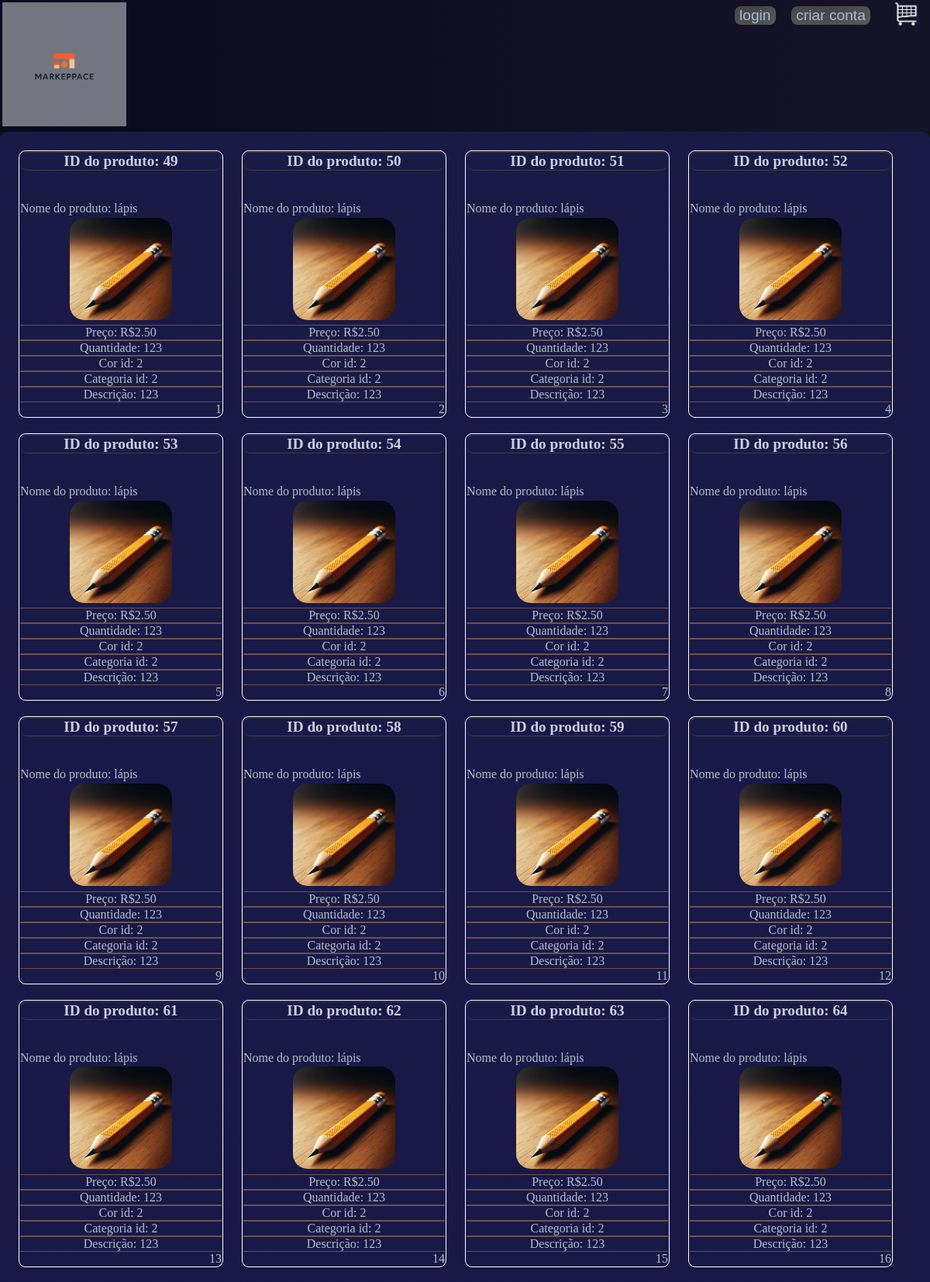
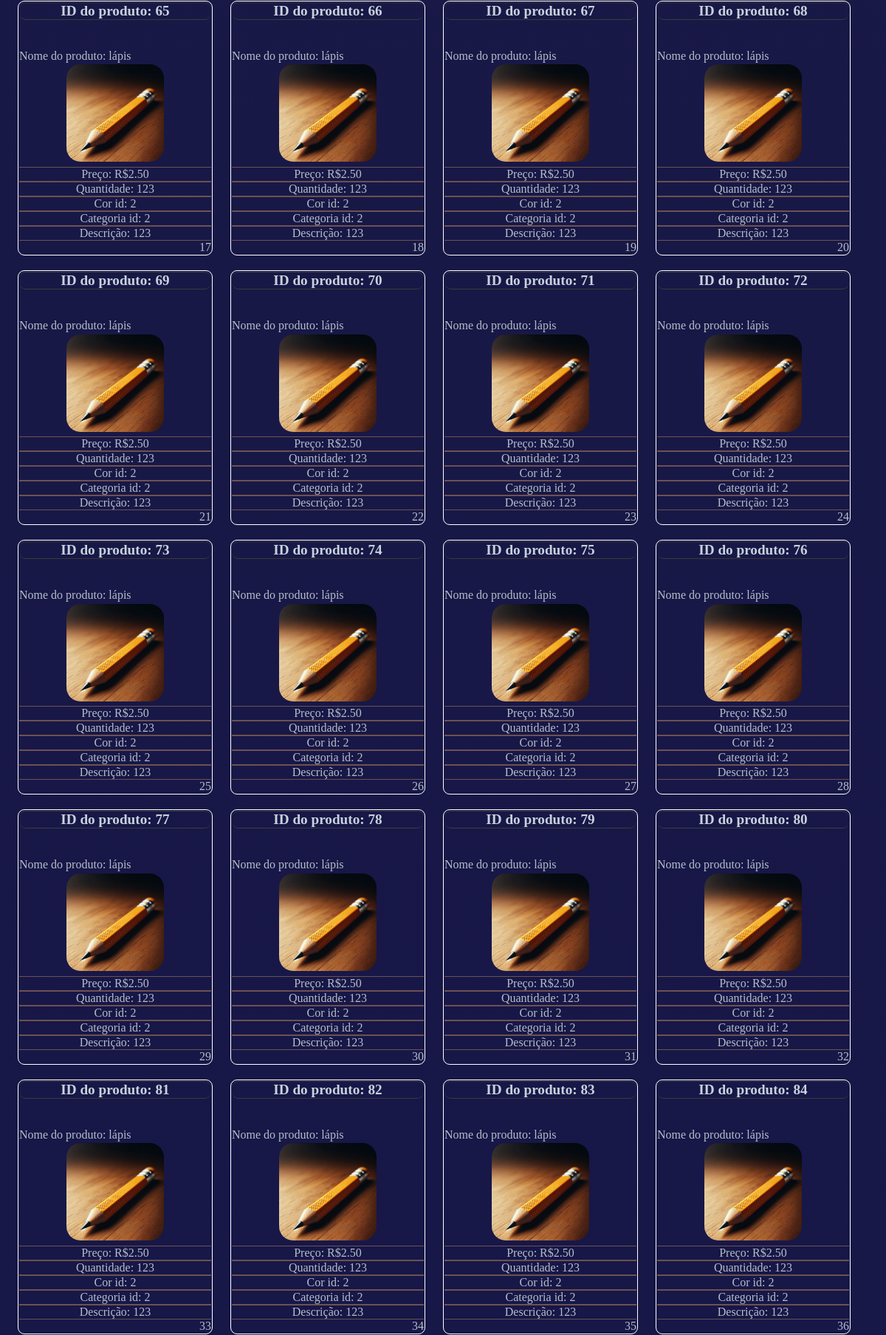
/cards.php (upper part), run on the app's committed database (2 pictures, top to bottom).
### tables this page shows
CREATE TABLE `produto` (
  `id_produto` int(11) NOT NULL,
  `nome_produto` varchar(80) NOT NULL,
  `preco_produto` decimal(10,2) NOT NULL,
  `quantidade_produto` varchar(100) NOT NULL,
  `fk_id_cores` int(11) DEFAULT NULL,
  `fk_id_categorias` int(11) DEFAULT NULL,
  `imagem` varchar(225) NOT NULL,
  `descricao` text NOT NULL
);

### cards.php (the view, shortened to what this page needs)
<!DOCTYPE html>
<html lang="pt-br">
<head>
    <link rel="stylesheet" href="css/style.css">
</head>
<body>
<header>
            <div class="menu">
                <div>
                <a href="index.php">
                    <li><img src="img/logo.png" class="imglogo" id="img1"></li>
                </a>
                </div>
    <div class="login">
    <?php
    if (empty($_SESSION['cpf'])) {
        echo "<button><a href='login.php'>login</a></button>";
    } else {
        echo "<li style='float: left;'><a href='sair.php' class='btn btn-danger me-5'><h3>Sair</h3></a></li>";
    }
    ?>
    <button><a href="criar_conta.php">criar conta</a></button>
        <div class="carrinho">
    <a href="carrinho.php">
        <img src="img/carrinho.png" alt="Google (Noto Color Emoji - Unicode 15.1)" id="img2">
    </a>
        </div>
</header>
<div class='cards'>
<?php
$n = 0;
include_once('config.php');
$sql = "SELECT * FROM produto";
$result = $conexao->query($sql);
if (mysqli_num_rows($result) >= 1){
    while($row = $result->fetch_assoc()) {
      echo "<section class='card'>";
      $n += 1;
      echo "<div> <h1 class='card_titulo'> ID do produto: " . $row["id_produto"] . "</h1></div>";
      echo "<div> Nome do produto: " . $row["nome_produto"] . "</div>";
      echo "<div> <center><img src='" . $row["imagem"] . "' alt='Imagem' class='img1'><br></center>" . "</div>";
      echo "<div class='card_texto'>  Preço: R$" . $row["preco_produto"] . "</div>";
      echo "<div class='card_texto'> Quantidade: " . $row["quantidade_produto"] . "</div>";
      echo "<div class='card_texto'> Cor id: " . $row["fk_id_cores"] . "</div>";
      echo "<div class='card_texto'> Categoria id: " . $row["fk_id_categorias"] . "</div>";
      echo "<div class='card_texto'> Descrição:  " . $row["descricao"]. "</div>";
      print_r("<div align='right'>$n</div>");
      echo "</section>";
    }
} else {
    echo "0 resultados";
}
?>
</div>
</body>
</html>

### css/style.css (style rules this page uses)
body, * { margin: 0; }
body { background-image: linear-gradient(to top, rgb(11, 10, 24), rgb(18, 18, 20)); color: rgb(180, 190, 200); }
h1, h2, h4, h6 { text-align: center; color: rgb(200, 210, 220); }
h1 { border-top: 1px solid rgb(60, 60, 60); border-bottom: 1px solid rgb(60, 60, 60); margin-bottom: 5vh; }
button { white-space: nowrap; cursor: pointer; font-size: larger; border: none; color: rgb(210, 210, 210); background: linear-gradient(rgba(80, 80, 80, 0.7), rgba(90, 90, 90, 0.8)) padding-box, linear-gradient(to right, #333333, #222222, #555555) border-box; border-radius: 8px; }
.login { margin-right: 1vw; width: 240px; height: 5vh; display: flex; justify-content: space-between; align-items: center; color: rgb(190, 190, 190); }
#img1 { margin: 3px; max-width: 50vw; max-height: 20vh; background-color: #ffffff6f; }
#img2 { max-width: 3vw; max-height: 5vh; padding-left: 0.7vw; }
.img1 { margin: 1%; border-radius: 19px; max-width: 24vw; max-height: 11vw; }
.menu { display: flex; justify-content: space-between; background-image: linear-gradient(to left, rgb(20, 20, 40), rgb(10, 10, 30)); }
li { list-style: none; flex-grow: 1; }
a { color: rgb(160, 190, 220); text-decoration: none; text-align: center; }
::placeholder { color: rgb(180, 180, 180); }
section { margin: 2px; padding: 1px; }
.cards { padding-left: 10vw; background-color: #20206b94; overflow: hidden; display: grid; min-width: 19vw; border-radius: 9px; grid-template-columns: 24vw 24vw 24vw 24vw; padding: 1vw 1vw 1vh 1vw ; }
.card { border-radius: 9px; display: flex; border: 1px solid #ffffff; flex-direction: column; min-width: 19vw; margin: 1vw 1vw 1vh 1vw ; }
.card_texto { font-size: absolute 120% !important; text-align: center; border-top: 1px solid #6d5151; overflow: hidden ; border-bottom: 1px solid #6d5151; }
.card_titulo { font-size: 120%; text-align: center; border-radius: 9px; border: 1px 0px 1px 0px solid #ffffff; }

### cards.php (style rules this page uses)
.card, img { overflow: hidden; }

### data on the page
produto: id_produto "49", nome_produto "lápis", imagem (picture), preco_produto "2.50", quantidade_produto "123", fk_id_cores "2", fk_id_categorias "2", descricao "123", value "1"
produto: id_produto "50", nome_produto "lápis", imagem (picture), preco_produto "2.50", quantidade_produto "123", fk_id_cores "2", fk_id_categorias "2", descricao "123", value "2"
produto: id_produto "51", nome_produto "lápis", imagem (picture), preco_produto "2.50", quantidade_produto "123", fk_id_cores "2", fk_id_categorias "2", descricao "123", value "3"
produto: id_produto "52", nome_produto "lápis", imagem (picture), preco_produto "2.50", quantidade_produto "123", fk_id_cores "2", fk_id_categorias "2", descricao "123", value "4"
produto: id_produto "53", nome_produto "lápis", imagem (picture), preco_produto "2.50", quantidade_produto "123", fk_id_cores "2", fk_id_categorias "2", descricao "123", value "5"
produto: id_produto "54", nome_produto "lápis", imagem (picture), preco_produto "2.50", quantidade_produto "123", fk_id_cores "2", fk_id_categorias "2", descricao "123", value "6"
produto: id_produto "55", nome_produto "lápis", imagem (picture), preco_produto "2.50", quantidade_produto "123", fk_id_cores "2", fk_id_categorias "2", descricao "123", value "7"
produto: id_produto "56", nome_produto "lápis", imagem (picture), preco_produto "2.50", quantidade_produto "123", fk_id_cores "2", fk_id_categorias "2", descricao "123", value "8"
produto: id_produto "57", nome_produto "lápis", imagem (picture), preco_produto "2.50", quantidade_produto "123", fk_id_cores "2", fk_id_categorias "2", descricao "123", value "9"
produto: id_produto "58", nome_produto "lápis", imagem (picture), preco_produto "2.50", quantidade_produto "123", fk_id_cores "2", fk_id_categorias "2", descricao "123", value "10"
produto: id_produto "59", nome_produto "lápis", imagem (picture), preco_produto "2.50", quantidade_produto "123", fk_id_cores "2", fk_id_categorias "2", descricao "123", value "11"
produto: id_produto "60", nome_produto "lápis", imagem (picture), preco_produto "2.50", quantidade_produto "123", fk_id_cores "2", fk_id_categorias "2", descricao "123", value "12"
produto: id_produto "61", nome_produto "lápis", imagem (picture), preco_produto "2.50", quantidade_produto "123", fk_id_cores "2", fk_id_categorias "2", descricao "123", value "13"
produto: id_produto "62", nome_produto "lápis", imagem (picture), preco_produto "2.50", quantidade_produto "123", fk_id_cores "2", fk_id_categorias "2", descricao "123", value "14"
produto: id_produto "63", nome_produto "lápis", imagem (picture), preco_produto "2.50", quantidade_produto "123", fk_id_cores "2", fk_id_categorias "2", descricao "123", value "15"
produto: id_produto "64", nome_produto "lápis", imagem (picture), preco_produto "2.50", quantidade_produto "123", fk_id_cores "2", fk_id_categorias "2", descricao "123", value "16"
produto: id_produto "65", nome_produto "lápis", imagem (picture), preco_produto "2.50", quantidade_produto "123", fk_id_cores "2", fk_id_categorias "2", descricao "123", value "17"
produto: id_produto "66", nome_produto "lápis", imagem (picture), preco_produto "2.50", quantidade_produto "123", fk_id_cores "2", fk_id_categorias "2", descricao "123", value "18"
produto: id_produto "67", nome_produto "lápis", imagem (picture), preco_produto "2.50", quantidade_produto "123", fk_id_cores "2", fk_id_categorias "2", descricao "123", value "19"
produto: id_produto "68", nome_produto "lápis", imagem (picture), preco_produto "2.50", quantidade_produto "123", fk_id_cores "2", fk_id_categorias "2", descricao "123", value "20"
produto: id_produto "69", nome_produto "lápis", imagem (picture), preco_produto "2.50", quantidade_produto "123", fk_id_cores "2", fk_id_categorias "2", descricao "123", value "21"
produto: id_produto "70", nome_produto "lápis", imagem (picture), preco_produto "2.50", quantidade_produto "123", fk_id_cores "2", fk_id_categorias "2", descricao "123", value "22"
produto: id_produto "71", nome_produto "lápis", imagem (picture), preco_produto "2.50", quantidade_produto "123", fk_id_cores "2", fk_id_categorias "2", descricao "123", value "23"
produto: id_produto "72", nome_produto "lápis", imagem (picture), preco_produto "2.50", quantidade_produto "123", fk_id_cores "2", fk_id_categorias "2", descricao "123", value "24"
produto: id_produto "73", nome_produto "lápis", imagem (picture), preco_produto "2.50", quantidade_produto "123", fk_id_cores "2", fk_id_categorias "2", descricao "123", value "25"
produto: id_produto "74", nome_produto "lápis", imagem (picture), preco_produto "2.50", quantidade_produto "123", fk_id_cores "2", fk_id_categorias "2", descricao "123", value "26"
produto: id_produto "75", nome_produto "lápis", imagem (picture), preco_produto "2.50", quantidade_produto "123", fk_id_cores "2", fk_id_categorias "2", descricao "123", value "27"
produto: id_produto "76", nome_produto "lápis", imagem (picture), preco_produto "2.50", quantidade_produto "123", fk_id_cores "2", fk_id_categorias "2", descricao "123", value "28"
produto: id_produto "77", nome_produto "lápis", imagem (picture), preco_produto "2.50", quantidade_produto "123", fk_id_cores "2", fk_id_categorias "2", descricao "123", value "29"
produto: id_produto "78", nome_produto "lápis", imagem (picture), preco_produto "2.50", quantidade_produto "123", fk_id_cores "2", fk_id_categorias "2", descricao "123", value "30"
produto: id_produto "79", nome_produto "lápis", imagem (picture), preco_produto "2.50", quantidade_produto "123", fk_id_cores "2", fk_id_categorias "2", descricao "123", value "31"
produto: id_produto "80", nome_produto "lápis", imagem (picture), preco_produto "2.50", quantidade_produto "123", fk_id_cores "2", fk_id_categorias "2", descricao "123", value "32"
produto: id_produto "81", nome_produto "lápis", imagem (picture), preco_produto "2.50", quantidade_produto "123", fk_id_cores "2", fk_id_categorias "2", descricao "123", value "33"
produto: id_produto "82", nome_produto "lápis", imagem (picture), preco_produto "2.50", quantidade_produto "123", fk_id_cores "2", fk_id_categorias "2", descricao "123", value "34"
produto: id_produto "83", nome_produto "lápis", imagem (picture), preco_produto "2.50", quantidade_produto "123", fk_id_cores "2", fk_id_categorias "2", descricao "123", value "35"
produto: id_produto "84", nome_produto "lápis", imagem (picture), preco_produto "2.50", quantidade_produto "123", fk_id_cores "2", fk_id_categorias "2", descricao "123", value "36"
